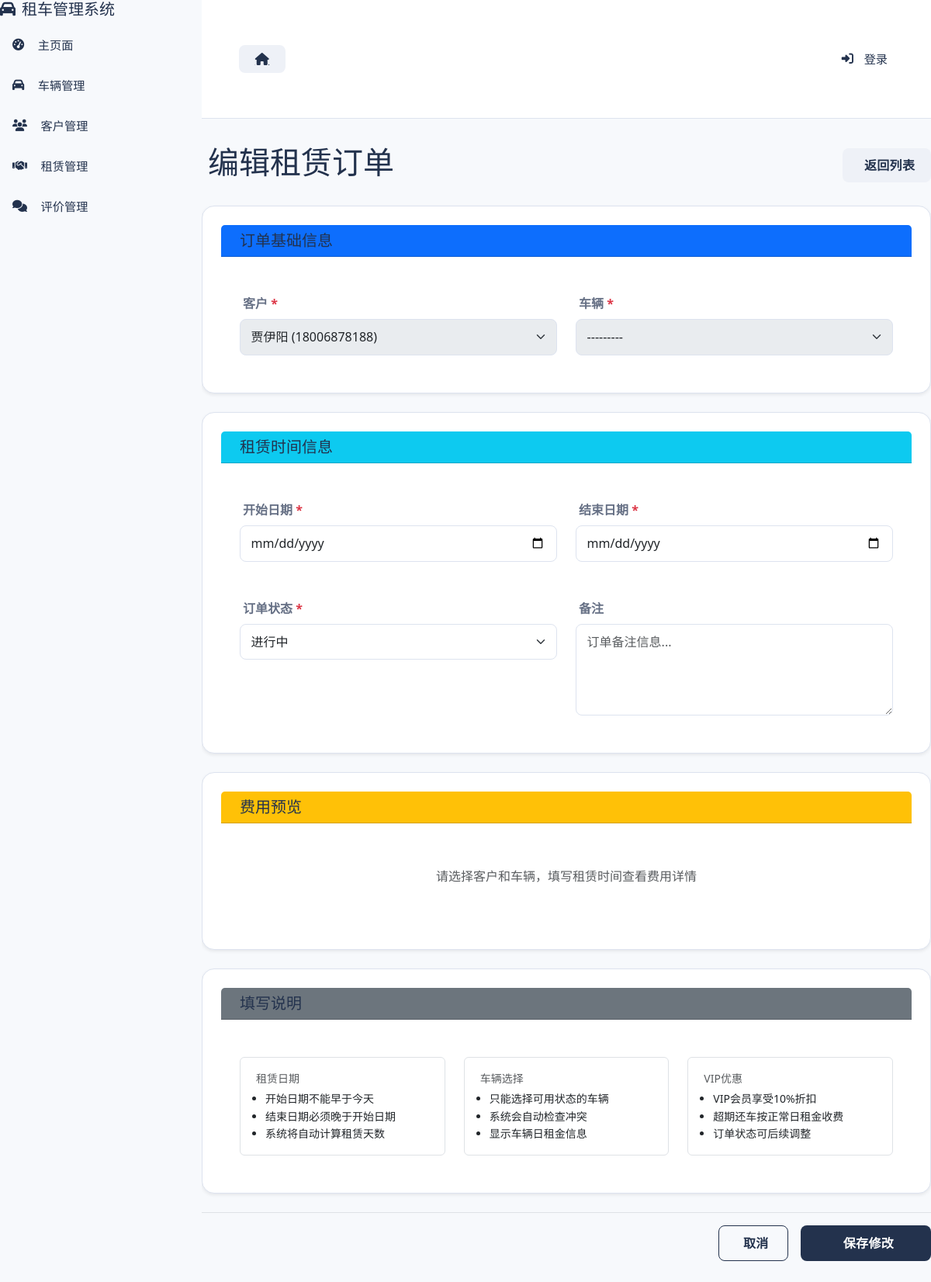
The page /rentals/463/edit/ on the database its author committed.
### rentals/models.py (models this page shows, shortened)
class Rental(models.Model):
    RENTAL_STATUS_CHOICES = [
        ('PENDING', '预订中'),
        ('ONGOING', '进行中'),
        ('COMPLETED', '已完成'),
        ('CANCELLED', '已取消'),
    ]
    SETTLEMENT_STATUS_CHOICES = [
        ('UNSETTLED', '未结算'),
        ('PARTIAL', '部分结算'),
        ('SETTLED', '已结算'),
    ]
    customer = models.ForeignKey(
        Customer,
        on_delete=models.CASCADE,
        related_name='rentals',
        verbose_name='客户'
    )
    vehicle = models.ForeignKey(
        Vehicle,
        on_delete=models.CASCADE,
        related_name='rentals',
        verbose_name='车辆'
    )
    start_date = models.DateField(
        '租赁开始日期',
        help_text='租赁开始日期'
    )
    end_date = models.DateField(
        '租赁结束日期',
        help_text='租赁结束日期'
    )
    actual_return_date = models.DateField(
        '实际还车日期',
        blank=True,
        null=True,
        help_text='实际还车日期'
    )
    total_amount = models.DecimalField(
        '总金额',
        max_digits=10,
        decimal_places=2,
        validators=[MinValueValidator(Decimal('0.01'))],
        help_text='租赁总费用'
    )
    deposit = models.DecimalField(
        '押金',
        max_digits=10,
        decimal_places=2,
        default=Decimal('0.00'),
        validators=[MinValueValidator(Decimal('0.00'))],
        help_text='租赁押金金额'
    )
    pickup_location = models.CharField(
        '取车地点',
        max_length=200,
        default='门店',
        help_text='取车地点'
    )
    return_location = models.CharField(
        '还车地点',
        max_length=200,
        blank=True,
        null=True,
        help_text='还车地点（异地还车时填写）'
    )
    is_cross_location_return = models.BooleanField(
        '是否异地还车',
        default=False,
        help_text='是否异地还车'
    )
    cross_location_fee = models.DecimalField(
        '异地还车费用',
        max_digits=10,
        decimal_places=2,
        default=Decimal('0.00'),
        validators=[MinValueValidator(Decimal('0.00'))],
        help_text='异地还车产生的额外费用'
    )
    status = models.CharField(
        '订单状态',
        max_length=20,
        choices=RENTAL_STATUS_CHOICES,
        default='PENDING',
        help_text='当前订单状态'
    )
    notes = models.TextField(
        '备注',
        blank=True,
        null=True,
        help_text='订单备注信息'
    )
    created_at = models.DateTimeField(
        '创建时间',
        auto_now_add=True
    )
    updated_at = models.DateTimeField(
        '更新时间',
        auto_now=True
    )
    settlement_status = models.CharField(
        '结算状态',
        max_length=20,
        choices=SETTLEMENT_STATUS_CHOICES,
        default='UNSETTLED',
        help_text='订单费用结算状态'
    )
    settled_at = models.DateTimeField(
        '结算时间',
        blank=True,
        null=True,
        help_text='订单完成并结算的时间'
    )
    amount_paid = models.DecimalField(
        '累计支付金额',
        max_digits=10,
        decimal_places=2,
        default=Decimal('0.00'),
        help_text='用户累计支付金额（不含退款）'
    )
    amount_refunded = models.DecimalField(
        '累计退款金额',
        max_digits=10,
        decimal_places=2,
        default=Decimal('0.00'),
        help_text='系统累计退款金额'
    )
    class Meta:
        db_table = 'rentals'
        verbose_name = '租赁订单'
        verbose_name_plural = '租赁订单'
        ordering = ['-created_at']
        indexes = [
            models.Index(fields=['start_date']),
            models.Index(fields=['end_date']),
            models.Index(fields=['status']),
            models.Index(fields=['customer', 'status']),
            models.Index(fields=['vehicle', 'status']),
        ]

### rentals/views.py (the view)
# urls.py: path('<int:pk>/edit/', views.rental_update, name='rental_update'),
def rental_update(request, pk):
    rental = get_object_or_404(Rental, pk=pk)
    if request.method == 'POST':
        form = RentalForm(request.POST, instance=rental)
        if form.is_valid():
            with transaction.atomic():
                rental = form.save(commit=False)
                total_amount = calculate_rental_amount(
                    rental.customer,
                    rental.vehicle,
                    rental.start_date,
                    rental.end_date
                )
                rental.total_amount = total_amount
                rental.save()
                if rental.status == 'PENDING' and rental.vehicle.status == 'AVAILABLE':
                    rental.vehicle.status = 'RENTED'
                    rental.vehicle.save()
                messages.success(request, '租赁订单修改成功！')
                return redirect('rentals:rental_detail', pk=rental.pk)
    else:
        form = RentalForm(instance=rental)
        if rental.status in ['ONGOING', 'COMPLETED', 'CANCELLED']:
            form.fields['customer'].widget.attrs['disabled'] = True
            form.fields['vehicle'].widget.attrs['disabled'] = True
    context = {
        'form': form,
        'rental': rental,
        'title': '编辑租赁订单',
    }
    return render(request, 'rentals/rental_form.html', context)

### customers/models.py (called while the page is built)
    def __str__(self):
        return f"{self.name} ({self.phone})"

### vehicles/models.py (called while the page is built)
    def __str__(self):
        return f"{self.brand} {self.model} ({self.license_plate})"

### templates/rentals/rental_form.html (shortened to what this page needs)
{% extends "vehicles/base.html" %}
{% block content %}
<div class="d-flex justify-content-between align-items-center mb-4">
    <h1>
        <i class="bi bi-{% if rental %}pencil{% else %}plus-circle{% endif %} me-2"></i>{{ title }}
    </h1>
    <a href="{% url 'rentals:rental_list' %}" class="btn btn-secondary">
         返回列表
    </a>
</div>
<form method="post" id="rental-form">
    <div class="col-12 mb-4">
        <div class="card shadow-sm">
            <div class="card-header bg-primary text-white">
                <h5 class="mb-0">订单基础信息</h5>
            </div>
            <div class="card-body p-4">
                <div class="row g-4">
                    <div class="col-lg-6 col-md-6">
                        <label for="{{ form.customer.id_for_label }}" class="form-label fw-semibold">
                            {{ form.customer.label }}
                            {% if form.customer.field.required %}<span class="text-danger">*</span>{% endif %}
                        </label>
                        {{ form.customer }}
                    </div>
                    <div class="col-lg-6 col-md-6">
                        <label for="{{ form.vehicle.id_for_label }}" class="form-label fw-semibold">
                            {{ form.vehicle.label }}
                            {% if form.vehicle.field.required %}<span class="text-danger">*</span>{% endif %}
                        </label>
                        {{ form.vehicle }}
                    </div>
                </div>
            </div>
        </div>
    </div>
    <div class="col-12 mb-4">
        <div class="card shadow-sm">
            <div class="card-header bg-info text-white">
                <h5 class="mb-0">租赁时间信息</h5>
            </div>
            <div class="card-body p-4">
                <div class="row g-4">
                    <div class="col-lg-6 col-md-6">
                        <label for="{{ form.start_date.id_for_label }}" class="form-label fw-semibold">
                            {{ form.start_date.label }}
                            {% if form.start_date.field.required %}<span class="text-danger">*</span>{% endif %}
                        </label>
                        {{ form.start_date }}
                    </div>
                    <div class="col-lg-6 col-md-6">
                        <label for="{{ form.end_date.id_for_label }}" class="form-label fw-semibold">
                            {{ form.end_date.label }}
                            {% if form.end_date.field.required %}<span class="text-danger">*</span>{% endif %}
                        </label>
                        {{ form.end_date }}
                    </div>
                    <div class="col-lg-6 col-md-6">
                        <label for="{{ form.status.id_for_label }}" class="form-label fw-semibold">
                            {{ form.status.label }}
                            {% if form.status.field.required %}<span class="text-danger">*</span>{% endif %}
                        </label>
                        {{ form.status }}
                    </div>
                    <div class="col-lg-6 col-md-6">
                        <label for="{{ form.notes.id_for_label }}" class="form-label fw-semibold">
                            {{ form.notes.label }}
                        </label>
                        {{ form.notes }}
                    </div>
                </div>
            </div>
        </div>
    </div>
    <div class="col-12 mb-4">
        <div class="card shadow-sm">
            <div class="card-header bg-warning text-dark">
                <h5 class="mb-0">费用预览</h5>
            </div>
            <div class="card-body p-4">
                <div id="cost-display">
                    <div class="text-center text-muted py-3">
                        <p>请选择客户和车辆，填写租赁时间查看费用详情</p>
                    </div>
                </div>
            </div>
        </div>
    </div>
    <div class="col-12 mb-4">
        <div class="card shadow-sm">
            <div class="card-header bg-secondary text-white">
                <h5 class="mb-0">填写说明</h5>
            </div>
            <div class="card-body p-4">
                <div class="row g-4">
                    <div class="col-lg-4 col-md-6">
                        <div class="p-3 border rounded h-100">
                            <div class="text-muted small mb-1">租赁日期</div>
                            <ul class="small mb-0 ps-3">
                                <li>开始日期不能早于今天</li>
                                <li>结束日期必须晚于开始日期</li>
                                <li>系统将自动计算租赁天数</li>
                            </ul>
                        </div>
                    </div>
                    <div class="col-lg-4 col-md-6">
                        <div class="p-3 border rounded h-100">
                            <div class="text-muted small mb-1">车辆选择</div>
                            <ul class="small mb-0 ps-3">
                                <li>只能选择可用状态的车辆</li>
                                <li>系统会自动检查冲突</li>
                                <li>显示车辆日租金信息</li>
                            </ul>
                        </div>
                    </div>
                    <div class="col-lg-4 col-md-6">
                        <div class="p-3 border rounded h-100">
                            <div class="text-muted small mb-1">VIP优惠</div>
                            <ul class="small mb-0 ps-3">
                                <li>VIP会员享受10%折扣</li>
                                <li>超期还车按正常日租金收费</li>
                                <li>订单状态可后续调整</li>
                            </ul>
                        </div>
                    </div>
                </div>
            </div>
        </div>
    </div>
    <div class="col-12 mb-4">
        <div class="d-flex justify-content-end gap-3 pt-3 border-top">
            <a href="{% url 'rentals:rental_list' %}" class="btn btn-outline-secondary px-4">
                 取消
            </a>
            <button type="submit" class="btn btn-primary px-5">
                {% if rental %}保存修改{% else %}创建订单{% endif %}
            </button>
        </div>
    </div>
</form>
{% endblock %}

### static/css/style.css (style rules this page uses)
:root { --bg-page: #f7f9fc; --bg-card: #ffffff; --color-primary: #23324d; --color-primary-dark: #1a2538; --color-accent: #d48a34; --color-text: #141c2c; --color-muted: #667085; --color-border: #dde3ef; --color-success: #18a568; --color-warning: #e0a113; --color-danger: #d34a4a; --color-white: #ffffff; --btn-secondary-bg: #eef1f7; --radius-sm: 8px; --radius-md: 16px; --radius-lg: 20px; --shadow-sm: 0 8px 18px rgba(15, 23, 42, 0.08); --shadow-lg: 0 25px 45px rgba(15, 23, 42, 0.12); --transition: 0.25s cubic-bezier(0.4, 0, 0.2, 1); --content-width: min(1200px, 100%); --font-base: "Segoe UI", "Microsoft YaHei", "PingFang SC", "Helvetica Neue", Arial, sans-serif; }
* { box-sizing: border-box; margin: 0; padding: 0; }
h1, h2, h3, h4, h5, h6 { color: var(--color-primary); }
body { font-family: var(--font-base); background: var(--bg-page); color: var(--color-text); line-height: 1.6; }
a { color: inherit; text-decoration: none; }
.d-flex { display: flex; }
.mb-0 { margin-bottom: 0; }
.mb-1 { margin-bottom: 0.75rem; }
.mb-4 { margin-bottom: 2.25rem; }
.text-center { text-align: center; }
.text-muted { color: var(--color-muted); }
.text-danger { color: var(--color-danger); }
.gap-3 { gap: 1.25rem; }
.row { display: flex; flex-wrap: wrap; margin: -12px; }
.row > * { flex: 1; padding: 12px; }
@media (min-width: 992px) { .col-lg-6 { flex: 0 0 50%; } }
.btn { border: none; border-radius: var(--radius-sm); padding: 0.6rem 1.3rem; font-weight: 600; letter-spacing: 0.3px; cursor: pointer; transition: var(--transition); display: inline-flex; align-items: center; justify-content: center; gap: 0.45rem; background: var(--btn-secondary-bg); color: var(--color-primary); }
.btn-primary { background: var(--color-primary); color: var(--color-white); }
.btn-outline-secondary { border: 1px solid var(--color-primary); background: transparent; color: var(--color-primary); }
.card, .section-block { background: var(--bg-card); border-radius: var(--radius-md); border: 1px solid var(--color-border); box-shadow: var(--shadow-sm); margin-bottom: 1.5rem; padding: 1.5rem; }
.form-label { font-weight: 600; color: var(--color-muted); margin-bottom: 0.4rem; }
.form-control, .form-select { width: 100%; border: 1px solid var(--color-border); border-radius: var(--radius-sm); padding: 0.65rem 0.85rem; font-family: var(--font-base); }

### rows shown on the page
Rental: customer "贾伊阳 (18006878188)", vehicle "---------", status "进行中"

### other values the page prints
{{ title }} "编辑租赁订单"
